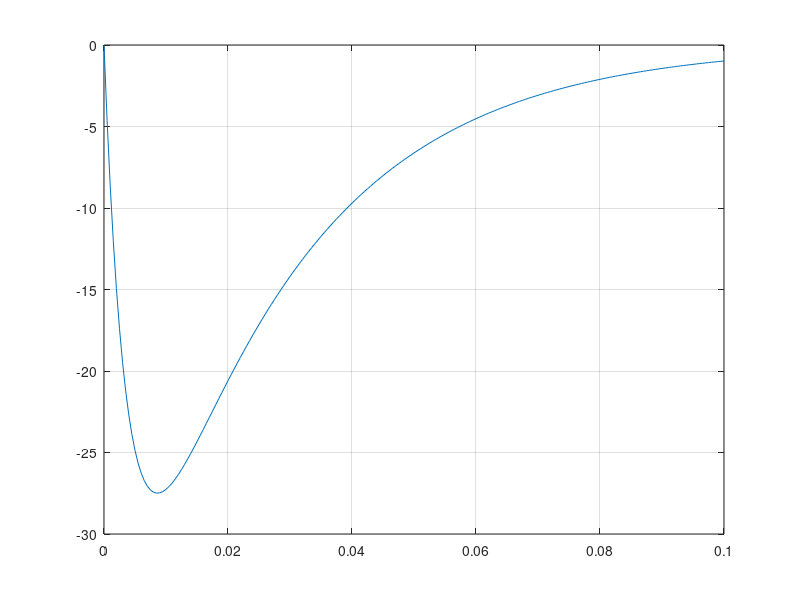

Write MATLAB code to recreate this figure. (Note: this script raises an error after producing the figure.)
%% Mohib Khan and Henry Nguyen
%% CH2MP1.m : Chapter 2, MATLAB Program 1
% Script M-file determines characteristic roots of op-amp circuit.
% Set component values:
R = [1e4, 1e4, 1e4]; C = [1e-6, 1e-6];
% Determine coefficients for characteristic equation:
A = [1, (1/R(1)+1/R(2)+1/R(3))/C(2), 1/(R(1)*R(2)*C(1)*C(2))];
% Determine characteristic roots:
lambda = roots(A);
poly(lambda)
lambda = roots(A)

R = [1e4, 1e4, 1e4]; C = [1e-9, 1e-6];
% Determine coefficients for characteristic equation:
A = [1, (1/R(1)+1/R(2)+1/R(3))/C(2), 1/(R(1)*R(2)*C(1)*C(2))];
% Determine characteristic roots:
lambda = roots(A);
poly(lambda)
lambda = roots(A)

%% A.2
R = [1e4, 1e4, 1e4]; C = [1e-6, 1e-6];
% Determine coefficients for characteristic equation:
A = [1, (1/R(1)+1/R(2)+1/R(3))/C(2), 1/(R(1)*R(2)*C(1)*C(2))];
% Determine characteristic roots:
lambda = roots(A);
t = [0:0.0005:0.1];
u = @(t) 1.0.*(t>=0);
h = @(t) (-44.7214.*exp(lambda(2).*t) + 44.7214.*exp(lambda(1).*t)).*(u(t));
plot(t,h(t));
grid;

%% A.3
%Below shows new characteristic roots with C = [1e-9, 1e-6]
lambda = CH2MP2_1([1e4, 1e4, 1e4],[1e-9, 1e-6])
